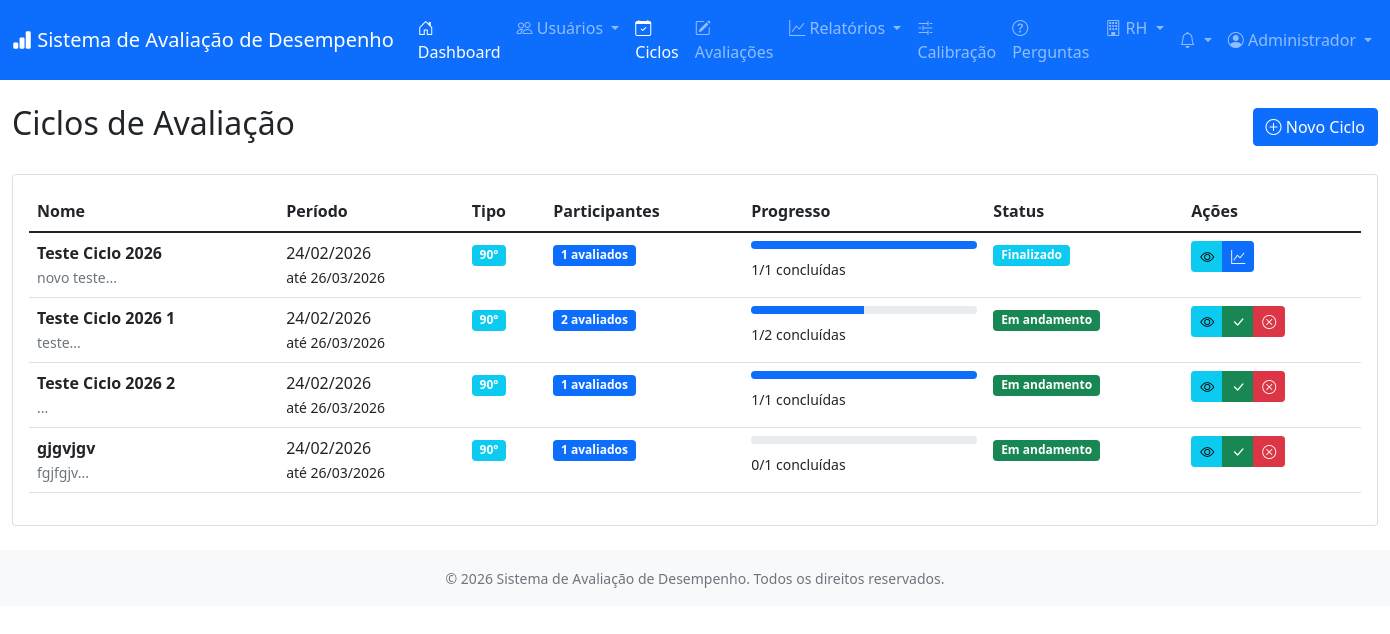
Before: /modules/ciclos/index.php (signed in) with the older database file.
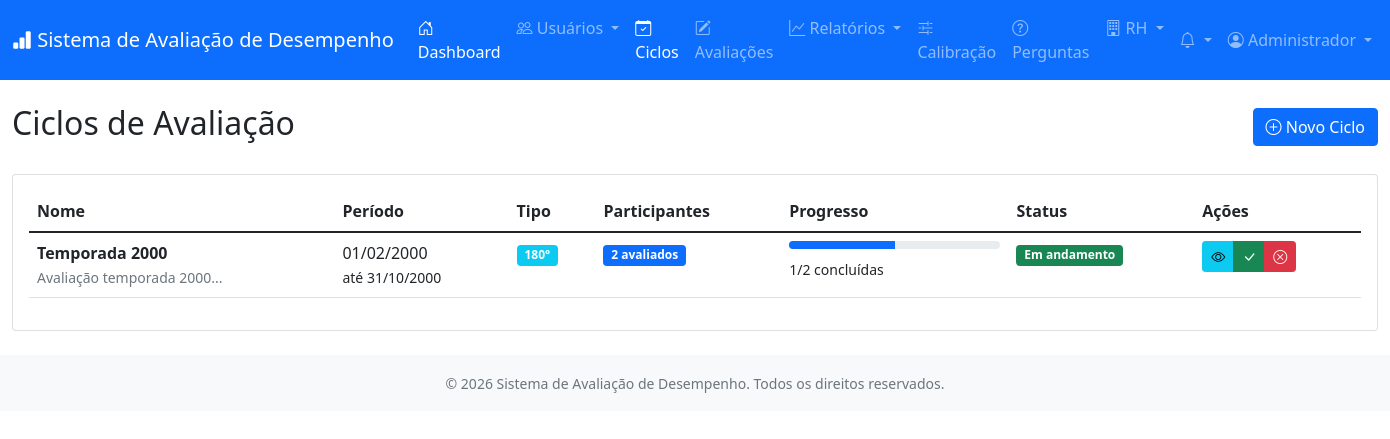
After: the same page with the newer database file.
### tables this page shows
CREATE TABLE `usuarios` (
  `id` int(11) NOT NULL,
  `empresa_id` int(11) DEFAULT NULL,
  `nome` varchar(150) NOT NULL,
  `email` varchar(150) NOT NULL,
  `telefone` varchar(20) DEFAULT NULL,
  `senha` varchar(255) NOT NULL,
  `cargo_id` int(11) DEFAULT NULL,
  `departamento_id` int(11) DEFAULT NULL,
  `gestor_id` int(11) DEFAULT NULL,
  `tipo` enum('admin','rh','gestor','colaborador') DEFAULT 'colaborador',
  `ativo` tinyint(1) DEFAULT 1,
  `foto_perfil` varchar(255) DEFAULT NULL,
  `data_contratacao` date DEFAULT NULL,
  `data_criacao` timestamp NULL DEFAULT current_timestamp(),
  `data_atualizacao` timestamp NULL DEFAULT current_timestamp() ON UPDATE current_timestamp()
);

CREATE TABLE `ciclos_avaliacao` (
  `id` int(11) NOT NULL,
  `nome` varchar(150) NOT NULL,
  `descricao` text DEFAULT NULL,
  `data_inicio` date NOT NULL,
  `data_fim` date NOT NULL,
  `tipo` enum('90','180','360') DEFAULT '180',
  `empresa_id` int(11) DEFAULT NULL,
  `formulario_id` int(11) DEFAULT NULL,
  `status` enum('planejado','em_andamento','finalizado','cancelado') DEFAULT 'planejado',
  `configuracao` longtext DEFAULT NULL CHECK (json_valid(`configuracao`)),
  `data_criacao` timestamp NULL DEFAULT current_timestamp(),
  `data_atualizacao` timestamp NULL DEFAULT current_timestamp() ON UPDATE current_timestamp()
);

### includes/auth.php (called while the page is built, shortened)
<?php
require_once dirname(__DIR__) . '/config/database.php';
class Auth {
    private $conn;
    private $user = null;
    public function __construct() {
        $database = new Database();
        $this->conn = $database->getConnection();
        if (isset($_SESSION['user_id'])) {
            $this->getUser($_SESSION['user_id']);
        }
    }
    public function getUser($user_id = null) {
        if ($user_id) {
            $query = "SELECT u.*, c.nome as cargo_nome, d.nome as departamento_nome
                     FROM usuarios u
                     LEFT JOIN cargos c ON u.cargo_id = c.id
                     LEFT JOIN departamentos d ON u.departamento_id = d.id
                     WHERE u.id = :id";
            $stmt = $this->conn->prepare($query);
            $stmt->bindParam(':id', $user_id);
            $stmt->execute();
            if ($stmt->rowCount() > 0) {
                $this->user = $stmt->fetch();
            }
        }
        return $this->user;
    }
    public function isLoggedIn() {
        return isset($_SESSION['user_id']) && $this->user !== null;
    }
    public function hasPermission($required_tipo) {
        if ($this->user['tipo'] === 'admin') {
            return true;
        }
        return $this->user['tipo'] === $required_tipo;
    }
}
?>

### config/database.php (called while the page is built, shortened)
<?php
class Database {
    private $host = "localhost";
    private $db_name = "avaliacao_desempenho";
    private $username = "root";
    private $password = "PCM@st3r";
    public function getConnection() {
        $this->conn = null;
        try {
            $this->conn = new PDO(
                "mysql:host=" . $this->host . ";dbname=" . $this->db_name . ";charset=utf8mb4",
                $this->username,
                $this->password
            );
            $this->conn->setAttribute(PDO::ATTR_ERRMODE, PDO::ERRMODE_EXCEPTION);
            $this->conn->setAttribute(PDO::ATTR_DEFAULT_FETCH_MODE, PDO::FETCH_ASSOC);
        } catch(PDOException $e) {
            die("Erro na conexão: " . $e->getMessage());
        }
        return $this->conn;
    }
}
?>

### includes/functions.php (called while the page is built, shortened)
<?php
require_once dirname(__DIR__) . '/config/database.php';
class Functions {
    public function __construct() {
        $database = new Database();
    }
    public function formatDate($date, $format = 'd/m/Y') {
        $dateTime = new DateTime($date);
        return $dateTime->format($format);
    }
}
?>

### modules/ciclos/index.php (the view, shortened to what the rows shown need)
<?php
require_once '../../config/database.php';
require_once '../../includes/auth.php';
require_once '../../includes/functions.php';
$database = new Database();
$conn = $database->getConnection();
$auth = new Auth();
$functions = new Functions();
$auth->requirePermission(['admin', 'rh', 'gestor']);
$query = "SELECT c.*,
            (SELECT COUNT(*) FROM ciclo_participantes WHERE ciclo_id = c.id AND tipo_participacao = 'avaliado') as total_avaliados,
            (SELECT COUNT(*) FROM avaliacoes WHERE ciclo_id = c.id) as total_avaliacoes,
            (SELECT COUNT(*) FROM avaliacoes WHERE ciclo_id = c.id AND status = 'concluida') as concluidas
          FROM ciclos_avaliacao c
          ORDER BY c.data_inicio DESC";
$stmt = $conn->prepare($query);
$stmt->execute();
$ciclos = $stmt->fetchAll();
require_once '../../includes/header.php';
?>
<div class="row">
    <div class="col-12">
        <div class="d-flex justify-content-between align-items-center mb-4">
            <h2>Ciclos de Avaliação</h2>
        </div>
        <?php if (empty($ciclos)): ?>
        <div class="alert alert-info text-center py-5">
            <i class="bi bi-calendar-x fs-1 d-block mb-3"></i>
            <h4>Nenhum ciclo encontrado</h4>
            <p class="mb-0">Clique em "Novo Ciclo" para começar.</p>
        </div>
        <?php else: ?>
        <div class="card">
            <div class="card-body">
                <div class="table-responsive">
                    <table class="table table-hover">
                        <thead>
                            <tr>
                                <th>Nome</th>
                                <th>Período</th>
                                <th>Tipo</th>
                                <th>Participantes</th>
                                <th>Progresso</th>
                                <th>Status</th>
                                <th>Ações</th>
                            </tr>
                        </thead>
                        <tbody>
                            <?php foreach ($ciclos as $ciclo):
                                $progresso = $ciclo['total_avaliacoes'] > 0
                                    ? round(($ciclo['concluidas'] / $ciclo['total_avaliacoes']) * 100)
                                    : 0;
                                $status_class = [
                                    'planejado' => 'secondary',
                                    'em_andamento' => 'success',
                                    'finalizado' => 'info',
                                    'cancelado' => 'danger'
                                ][$ciclo['status']] ?? 'secondary';
                            ?>
                            <tr>
                                <td>
                                    <strong><?php echo htmlspecialchars($ciclo['nome']); ?></strong><br>
                                    <small class="text-muted"><?php echo htmlspecialchars(substr($ciclo['descricao'] ?? '', 0, 50)); ?>...</small>
                                </td>
                                <td>
                                    <?php echo $functions->formatDate($ciclo['data_inicio']); ?><br>
                                    <small>até <?php echo $functions->formatDate($ciclo['data_fim']); ?></small>
                                </td>
                                <td>
                                    <span class="badge bg-info">
                                        <?php echo $ciclo['tipo']; ?>°
                                    </span>
                                </td>
                                <td>
                                    <span class="badge bg-primary"><?php echo $ciclo['total_avaliados']; ?> avaliados</span>
                                </td>
                                <td style="min-width: 150px;">
                                    <div class="progress mb-2" style="height: 8px;">
                                        <div class="progress-bar" role="progressbar"
                                             style="width: <?php echo $progresso; ?>%"
                                             aria-valuenow="<?php echo $progresso; ?>"
                                             aria-valuemin="0" aria-valuemax="100">
                                        </div>
                                    </div>
                                    <small><?php echo $ciclo['concluidas']; ?>/<?php echo $ciclo['total_avaliacoes']; ?> concluídas</small>
                                </td>
                                <td>
                                    <span class="badge bg-<?php echo $status_class; ?>">
                                        <?php echo ucfirst(str_replace('_', ' ', $ciclo['status'])); ?>
                                    </span>
                                </td>
                                <td>
                                    <div class="btn-group" role="group">
                                        <a href="visualizar.php?id=<?php echo $ciclo['id']; ?>"
                                           class="btn btn-sm btn-info" title="Visualizar">
                                            <i class="bi bi-eye"></i>
                                        </a>
                                        <?php if ($auth->hasPermission(['admin', 'rh'])): ?>
                                            <?php if ($ciclo['status'] == 'em_andamento'): ?>
                                            <a href="?finalizar=<?php echo $ciclo['id']; ?>"
                                               class="btn btn-sm btn-success" title="Finalizar Ciclo"
                                               onclick="return confirm('Finalizar este ciclo? Após finalizado, não será possível realizar novas avaliações.')">
                                                <i class="bi bi-check-lg"></i>
                                            </a>
                                            <?php endif; ?>
                                            <?php if ($auth->hasPermission('admin') && $ciclo['status'] != 'cancelado' && $ciclo['status'] != 'finalizado'): ?>
                                            <a href="?delete=<?php echo $ciclo['id']; ?>"
                                               class="btn btn-sm btn-danger" title="Cancelar Ciclo"
                                               onclick="return confirm('Tem certeza que deseja cancelar este ciclo?')">
                                                <i class="bi bi-x-circle"></i>
                                            </a>
                                            <?php endif; ?>
                                        <?php endif; ?>
                                        <?php if ($ciclo['status'] == 'finalizado'): ?>
                                        <a href="<?php echo SITE_URL; ?>/modules/relatorios/ciclo.php?id=<?php echo $ciclo['id']; ?>"
                                           class="btn btn-sm btn-primary" title="Relatório">
                                            <i class="bi bi-graph-up"></i>
                                        </a>
                                        <?php endif; ?>
                                    </div>
                                </td>
                            </tr>
                            <?php endforeach; ?>
                        </tbody>
                    </table>
                </div>
            </div>
        </div>
        <?php endif; ?>
    </div>
</div>
<?php
require_once '../../includes/footer.php';
?>

### includes/header.php (shortened to what the rows shown need)
<?php
require_once dirname(__DIR__) . '/config/database.php';
require_once dirname(__DIR__) . '/includes/auth.php';
require_once dirname(__DIR__) . '/includes/functions.php';
$user = $auth->getUser();
?><!DOCTYPE html>
<html lang="pt-BR">
<head>
    <link href="https://cdn.jsdelivr.net/npm/bootstrap@5.1.3/dist/css/bootstrap.min.css" rel="stylesheet">
    <link rel="stylesheet" href="https://cdn.jsdelivr.net/npm/bootstrap-icons@1.8.1/font/bootstrap-icons.css">
    <link rel="stylesheet" href="<?php echo SITE_URL; ?>/assets/css/style.css">
</head>
<body>
    <nav class="navbar navbar-expand-lg navbar-dark bg-primary">
        <div class="container-fluid">
            <div class="collapse navbar-collapse" id="navbarNav">
                <ul class="navbar-nav">
                    <li class="nav-item dropdown">
                        <a class="nav-link dropdown-toggle" href="#" role="button" data-bs-toggle="dropdown" aria-expanded="false">
                            <i class="bi bi-person-circle"></i> <?php echo explode(' ', $user['nome'] ?? 'Usuário')[0]; ?>
                        </a>
                    </li>
                </ul>
            </div>
        </div>
    </nav>
    <main class="py-4">
        <div class="container-fluid">

Changed rows visible on the page:
removed ciclos_avaliacao: nome "Teste Ciclo 2026", descricao "novo teste", data_inicio "24/02/2026", data_fim "26/03/2026", tipo "90", total_avaliados "1", $progresso 100 (drawn), concluidas "1", total_avaliacoes "1", status "Finalizado"
removed ciclos_avaliacao: nome "Teste Ciclo 2026 1", descricao "teste", data_inicio "24/02/2026", data_fim "26/03/2026", tipo "90", total_avaliados "2", $progresso 50 (drawn), concluidas "1", total_avaliacoes "2", status "Em andamento"
removed ciclos_avaliacao: nome "Teste Ciclo 2026 2", data_inicio "24/02/2026", data_fim "26/03/2026", tipo "90", total_avaliados "1", $progresso 100 (drawn), concluidas "1", total_avaliacoes "1", status "Em andamento"
removed ciclos_avaliacao: nome "gjgvjgv", descricao "fgjfgjv", data_inicio "24/02/2026", data_fim "26/03/2026", tipo "90", total_avaliados "1", concluidas "0", total_avaliacoes "1", status "Em andamento"
added ciclos_avaliacao: nome "Temporada 2000", descricao "Avaliação temporada 2000", data_inicio "01/02/2000", data_fim "31/10/2000", tipo "180", total_avaliados "2", $progresso 50 (drawn), concluidas "1", total_avaliacoes "2", status "Em andamento"
